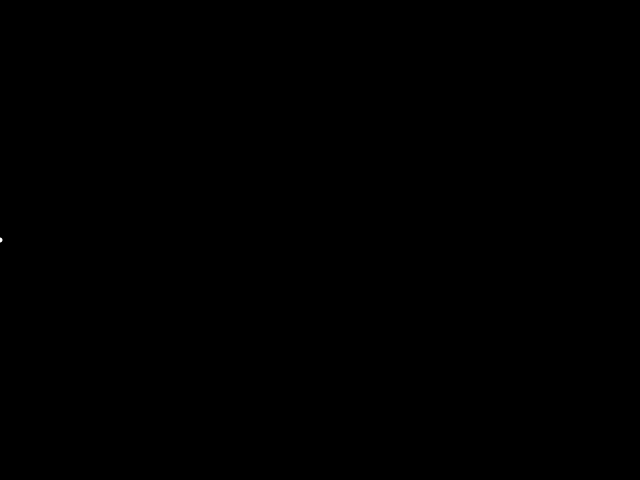
Frame 1 (no input)
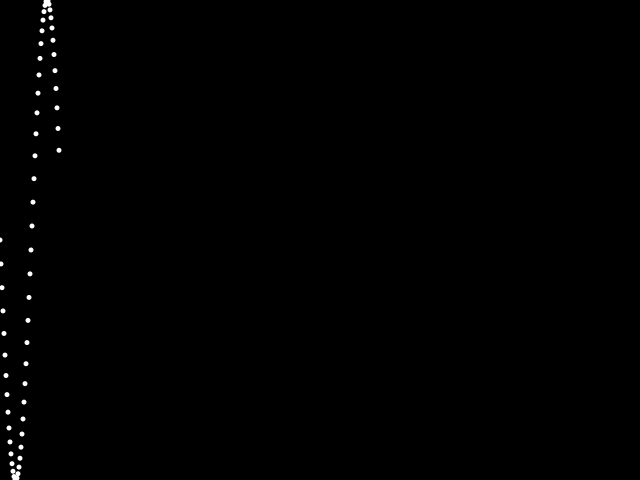
Frame 60 (the mouse pressed at the canvas centre just before this capture)
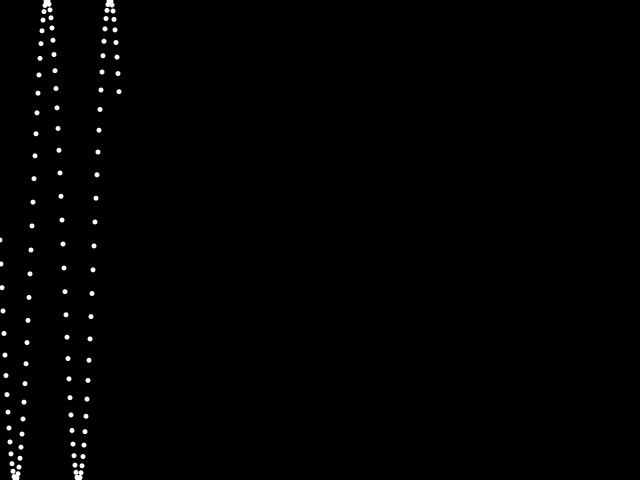
Frame 120 (the mouse held since frame 60 and released just before this capture)

The Processing sketch that drew these frames (run headless with seeded random() and noise(); from frame 60 on, the mouse is pressed at the canvas centre):

// Processing sketch: example05_fastsine
// ── example05_fastsine.pde
//only faster (higher frequency) and ellipse instead of rect
int cnt= 0;
void setup() {
  size(640, 480);
  noStroke();  //only fill ellipse
  background(0);  //set background once
}
void draw() {
  fill(255, 255, 255);  //white fill color
  ellipse(cnt%width, (sin(cnt*0.1)*0.5+0.5)*height, 5, 5);
  cnt= cnt+1;
}
